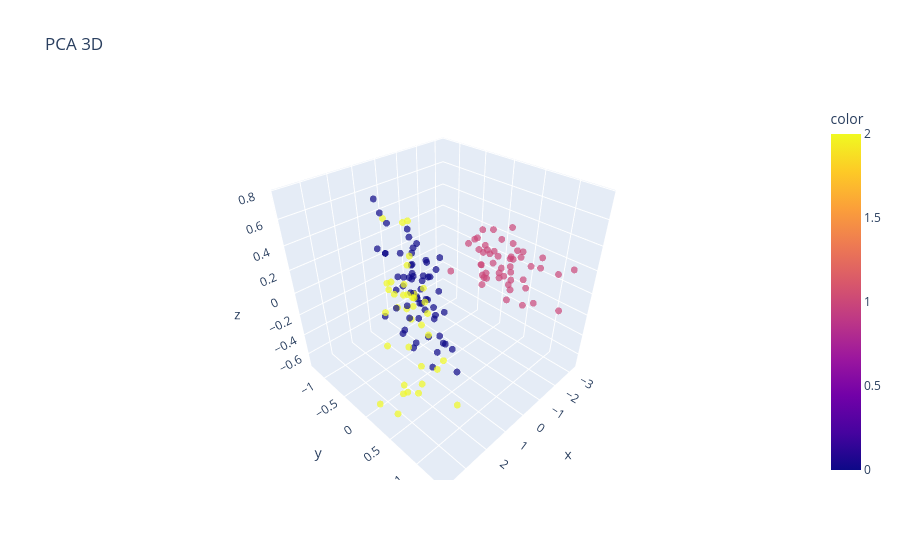

Notebook code cell kept with this figure:
### Code cell
PCAplot3D(df_features, y_data=kmeans.labels_)

### Figure 1 — Plotly figure (JSON) as saved in the notebook; plotly's stock layout.template omitted (floating-point values rounded to 4 significant figures; data arrays with more than 128 entries replaced by an {"elided": "..."} marker saying what was removed)
{"data": [{"hovertemplate": "x=%{x}<br>y=%{y}<br>z=%{z}<br>color=%{marker.color}<extra></extra>", "legendgroup": "", "marker": {"color": {"elided": "150 int values"}, "coloraxis": "coloraxis", "opacity": 0.7, "size": 4, "symbol": "circle"}, "mode": "markers", "name": "", "scene": "scene", "showlegend": false, "type": "scatter3d", "x": {"elided": "150 float values"}, "y": {"elided": "150 float values"}, "z": {"elided": "150 float values"}}], "layout": {"coloraxis": {"colorbar": {"title": {"text": "color"}}, "colorscale": [[0, "#0d0887"], [0.1111, "#46039f"], [0.2222, "#7201a8"], [0.3333, "#9c179e"], [0.4444, "#bd3786"], [0.5556, "#d8576b"], [0.6667, "#ed7953"], [0.7778, "#fb9f3a"], [0.8889, "#fdca26"], [1, "#f0f921"]]}, "legend": {"tracegroupgap": 0}, "scene": {"domain": {"x": [0, 1], "y": [0, 1]}, "xaxis": {"title": {"text": "x"}}, "yaxis": {"title": {"text": "y"}}, "zaxis": {"title": {"text": "z"}}}, "title": {"text": "PCA 3D"}}}
